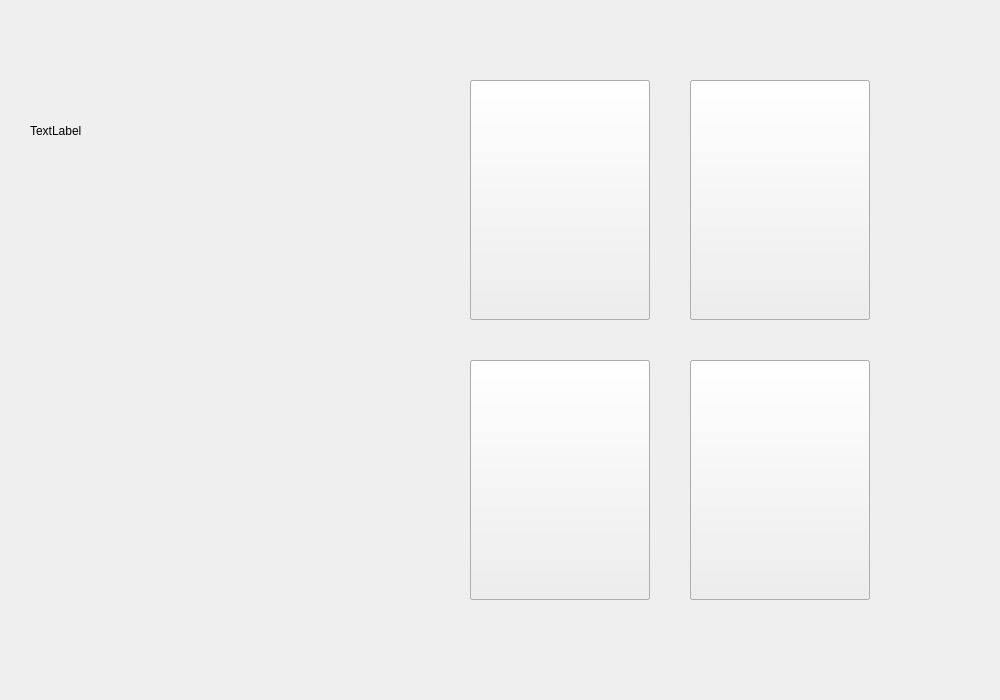
<?xml version="1.0" encoding="UTF-8"?>
<ui version="4.0">
 <class>game_window</class>
 <widget class="QWidget" name="game_window">
  <property name="geometry">
   <rect>
    <x>0</x>
    <y>0</y>
    <width>1000</width>
    <height>700</height>
   </rect>
  </property>
  <property name="minimumSize">
   <size>
    <width>1000</width>
    <height>700</height>
   </size>
  </property>
  <property name="maximumSize">
   <size>
    <width>1000</width>
    <height>700</height>
   </size>
  </property>
  <property name="windowTitle">
   <string>Погружаемся...</string>
  </property>
  <widget class="QLabel" name="bg">
   <property name="geometry">
    <rect>
     <x>-1</x>
     <y>0</y>
     <width>1000</width>
     <height>700</height>
    </rect>
   </property>
   <property name="autoFillBackground">
    <bool>false</bool>
   </property>
   <property name="text">
    <string/>
   </property>
   <property name="pixmap">
    <pixmap>textures/bg.png</pixmap>
   </property>
   <property name="scaledContents">
    <bool>true</bool>
   </property>
  </widget>
  <widget class="QPushButton" name="btn_pause">
   <property name="geometry">
    <rect>
     <x>10</x>
     <y>10</y>
     <width>70</width>
     <height>70</height>
    </rect>
   </property>
   <property name="styleSheet">
    <string notr="true">QPushButton {
    background: transparent;
    border: none;
}</string>
   </property>
   <property name="text">
    <string/>
   </property>
   <property name="icon">
    <iconset>
     <normaloff>textures/pause.png</normaloff>textures/pause.png</iconset>
   </property>
   <property name="iconSize">
    <size>
     <width>70</width>
     <height>70</height>
    </size>
   </property>
  </widget>
  <widget class="QGroupBox" name="human_box">
   <property name="enabled">
    <bool>true</bool>
   </property>
   <property name="geometry">
    <rect>
     <x>470</x>
     <y>80</y>
     <width>401</width>
     <height>521</height>
    </rect>
   </property>
   <property name="styleSheet">
    <string notr="true">QGroupBox { border: none; }</string>
   </property>
   <property name="title">
    <string/>
   </property>
   <property name="flat">
    <bool>true</bool>
   </property>
   <widget class="QPushButton" name="btn_human_1">
    <property name="geometry">
     <rect>
      <x>0</x>
      <y>0</y>
      <width>180</width>
      <height>240</height>
     </rect>
    </property>
    <property name="text">
     <string/>
    </property>
    <property name="icon">
     <iconset>
      <normaloff>textures/Icon.png</normaloff>textures/Icon.png</iconset>
    </property>
    <property name="iconSize">
     <size>
      <width>180</width>
      <height>240</height>
     </size>
    </property>
   </widget>
   <widget class="QPushButton" name="btn_human_2">
    <property name="geometry">
     <rect>
      <x>220</x>
      <y>0</y>
      <width>180</width>
      <height>240</height>
     </rect>
    </property>
    <property name="text">
     <string/>
    </property>
    <property name="icon">
     <iconset>
      <normaloff>textures/Icon.png</normaloff>textures/Icon.png</iconset>
    </property>
    <property name="iconSize">
     <size>
      <width>180</width>
      <height>240</height>
     </size>
    </property>
   </widget>
   <widget class="QPushButton" name="btn_human_3">
    <property name="geometry">
     <rect>
      <x>0</x>
      <y>280</y>
      <width>180</width>
      <height>240</height>
     </rect>
    </property>
    <property name="text">
     <string/>
    </property>
    <property name="icon">
     <iconset>
      <normaloff>textures/Icon.png</normaloff>textures/Icon.png</iconset>
    </property>
    <property name="iconSize">
     <size>
      <width>180</width>
      <height>240</height>
     </size>
    </property>
   </widget>
   <widget class="QPushButton" name="btn_human_4">
    <property name="geometry">
     <rect>
      <x>220</x>
      <y>280</y>
      <width>180</width>
      <height>240</height>
     </rect>
    </property>
    <property name="text">
     <string/>
    </property>
    <property name="icon">
     <iconset>
      <normaloff>textures/Icon.png</normaloff>textures/Icon.png</iconset>
    </property>
    <property name="iconSize">
     <size>
      <width>180</width>
      <height>240</height>
     </size>
    </property>
   </widget>
  </widget>
  <widget class="QPushButton" name="btn_text_1">
   <property name="geometry">
    <rect>
     <x>470</x>
     <y>80</y>
     <width>180</width>
     <height>240</height>
    </rect>
   </property>
   <property name="text">
    <string/>
   </property>
   <property name="icon">
    <iconset>
     <normaloff>textures/Icon-text.png</normaloff>textures/Icon-text.png</iconset>
   </property>
   <property name="iconSize">
    <size>
     <width>180</width>
     <height>240</height>
    </size>
   </property>
  </widget>
  <widget class="QPushButton" name="btn_text_2">
   <property name="geometry">
    <rect>
     <x>690</x>
     <y>80</y>
     <width>180</width>
     <height>240</height>
    </rect>
   </property>
   <property name="text">
    <string/>
   </property>
   <property name="icon">
    <iconset>
     <normaloff>textures/Icon-text.png</normaloff>textures/Icon-text.png</iconset>
   </property>
   <property name="iconSize">
    <size>
     <width>180</width>
     <height>240</height>
    </size>
   </property>
  </widget>
  <widget class="QPushButton" name="btn_text_4">
   <property name="geometry">
    <rect>
     <x>690</x>
     <y>360</y>
     <width>180</width>
     <height>240</height>
    </rect>
   </property>
   <property name="text">
    <string/>
   </property>
   <property name="icon">
    <iconset>
     <normaloff>textures/Icon-text.png</normaloff>textures/Icon-text.png</iconset>
   </property>
   <property name="iconSize">
    <size>
     <width>180</width>
     <height>240</height>
    </size>
   </property>
  </widget>
  <widget class="QPushButton" name="btn_text_3">
   <property name="geometry">
    <rect>
     <x>470</x>
     <y>360</y>
     <width>180</width>
     <height>240</height>
    </rect>
   </property>
   <property name="text">
    <string/>
   </property>
   <property name="icon">
    <iconset>
     <normaloff>textures/Icon-text.png</normaloff>textures/Icon-text.png</iconset>
   </property>
   <property name="iconSize">
    <size>
     <width>180</width>
     <height>240</height>
    </size>
   </property>
  </widget>
  <widget class="QPushButton" name="btn_info">
   <property name="geometry">
    <rect>
     <x>90</x>
     <y>10</y>
     <width>70</width>
     <height>70</height>
    </rect>
   </property>
   <property name="styleSheet">
    <string notr="true">QPushButton {
    background: transparent;
    border: none;
}</string>
   </property>
   <property name="text">
    <string/>
   </property>
   <property name="icon">
    <iconset>
     <normaloff>textures/info.png</normaloff>textures/info.png</iconset>
   </property>
   <property name="iconSize">
    <size>
     <width>70</width>
     <height>70</height>
    </size>
   </property>
  </widget>
  <widget class="QLabel" name="current_stage">
   <property name="geometry">
    <rect>
     <x>30</x>
     <y>100</y>
     <width>61</width>
     <height>61</height>
    </rect>
   </property>
   <property name="text">
    <string>TextLabel</string>
   </property>
  </widget>
 </widget>
 <resources/>
 <connections/>
</ui>
